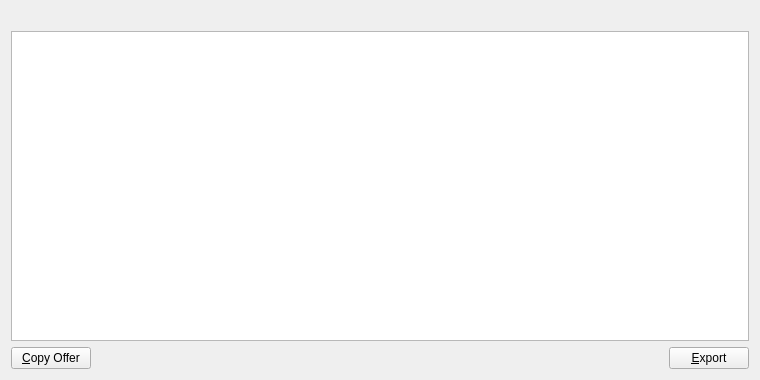
<?xml version="1.0" encoding="UTF-8"?>
<ui version="4.0">
 <class>AcceptedOfferListPage</class>
 <widget class="QWidget" name="AcceptedOfferListPage">
  <property name="geometry">
   <rect>
    <x>0</x>
    <y>0</y>
    <width>760</width>
    <height>380</height>
   </rect>
  </property>
  <property name="windowTitle">
   <string>Accepted Offers</string>
  </property>
  <layout class="QVBoxLayout" name="verticalLayout">
   <item>
    <widget class="QLabel" name="labelExplanation">
     <property name="textFormat">
      <enum>Qt::PlainText</enum>
     </property>
     <property name="wordWrap">
      <bool>true</bool>
     </property>
    </widget>
   </item>
   <item>
    <widget class="QTableView" name="tableView">
     <property name="contextMenuPolicy">
      <enum>Qt::CustomContextMenu</enum>
     </property>
     <property name="toolTip">
      <string>Double-click to edit certificate</string>
     </property>
     <property name="tabKeyNavigation">
      <bool>false</bool>
     </property>
     <property name="alternatingRowColors">
      <bool>true</bool>
     </property>
     <property name="selectionMode">
      <enum>QAbstractItemView::SingleSelection</enum>
     </property>
     <property name="selectionBehavior">
      <enum>QAbstractItemView::SelectRows</enum>
     </property>
     <property name="sortingEnabled">
      <bool>true</bool>
     </property>
     <attribute name="verticalHeaderVisible">
      <bool>false</bool>
     </attribute>
    </widget>
   </item>
   <item>
    <layout class="QHBoxLayout" name="horizontalLayout">
     <item>
      <widget class="QPushButton" name="copyOffer">
       <property name="toolTip">
        <string>Copy the currently selected certificate issuer to the system clipboard</string>
       </property>
       <property name="text">
        <string>&amp;Copy Offer</string>
       </property>
       <property name="icon">
        <iconset resource="../bitcoin.qrc">
         <normaloff>:/icons/editcopy</normaloff>:/icons/editcopy</iconset>
       </property>
      </widget>
     </item>
     <item>
      <spacer name="horizontalSpacer">
       <property name="orientation">
        <enum>Qt::Horizontal</enum>
       </property>
       <property name="sizeHint" stdset="0">
        <size>
         <width>40</width>
         <height>20</height>
        </size>
       </property>
      </spacer>
     </item>
     <item>
      <widget class="QPushButton" name="exportButton">
       <property name="toolTip">
        <string>Export the data in the current tab to a file</string>
       </property>
       <property name="text">
        <string>&amp;Export</string>
       </property>
       <property name="icon">
        <iconset resource="../bitcoin.qrc">
         <normaloff>:/icons/export</normaloff>:/icons/export</iconset>
       </property>
      </widget>
     </item>
    </layout>
   </item>
  </layout>
 </widget>
 <resources>
  <include location="../bitcoin.qrc"/>
 </resources>
 <connections/>
</ui>
